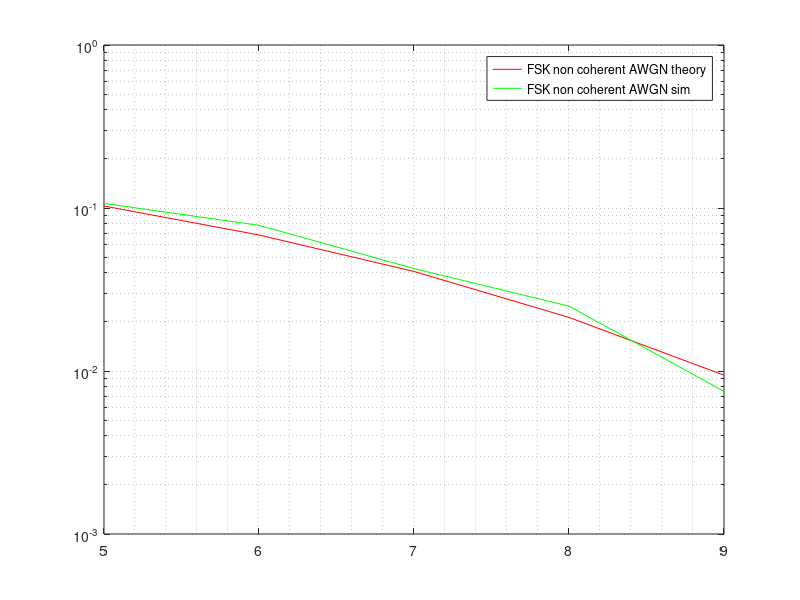

Write MATLAB code to recreate this figure.
% fsk.m
% David Rowe Nov 2014

% Simulation to test FSK demod
%
% TODO
%   [ ] Code up mod/non-coh demod/AWGN channel simulation
%   [ ] coh demod
%   [ ] Eb/No verses BER curves
%   [ ] test with pre/de-emphahsis impairments
%       + this will introduce delay, use fir filter, group delay
%   [ ] test with hard limiting      
%       + it's FSK, so AM shouldn't matter?  
%       + also make 8-bit fixed point impl easy
%   [ ] channel simulation of HT/FM radio
%       + filtering, varying modulation index
%   [ ] GMSK

rand('state',1); 
randn('state',1);

function sim_out = ber_test(sim_in)
  Fs        = 48000;
  fmark     = 1200;
  fspace    = 2200;
  Rs        = sim_in.Rs;
  Ts        = Fs/Rs;

  framesize = sim_in.framesize;
  EbNodB    = sim_in.EbNodB;

  for ne = 1:length(EbNodB)
    Nerrs = Terrs = Tbits = 0;

    aEbNodB = EbNodB(ne);
    EbNo = 10^(aEbNodB/10);
    variance = Fs/(Rs*EbNo);

    % Modulator -------------------------------

    tx_bits = round(rand(1, framesize));
    tx = zeros(1,framesize*Ts);
    tx_phase = 0;

    for i=1:framesize
      for k=1:Ts
        if tx_bits(i) == 1
          tx_phase += 2*pi*fmark/Fs;
        else
          tx_phase += 2*pi*fspace/Fs;
        end
        tx_phase = tx_phase - floor(tx_phase/(2*pi))*2*pi;
        tx((i-1)*Ts+k) = exp(j*tx_phase);
      end
    end

    % Channel ---------------------------------

    noise = sqrt(variance)*(randn(1,length(tx)));
    rx    = tx + noise;
    %printf("Eb: %f Eb: %f var No: %f EbNo (meas): %f\n", 
    %Eb, var(tx)*Ts/Fs, var(noise)/Fs, (var(tx)*Ts/Fs)/(var(noise)/Fs));
  
    % Demodulator -----------------------------

    % non-coherent fSK demod.  For coherent tracking phase would be
    % hard with a continuous phjase tx as the reference phase would eb
    % a function of all bits to date.

    mark_dc = exp(j*(0:(Ts-1))*2*pi*fmark/Fs);
    space_dc = exp(j*(0:(Ts-1))*2*pi*fspace/Fs);

    rx_bits = zeros(1, framesize);
    for i=1:framesize
      st = (i-1)*Ts+1;
      en = st+Ts-1;
      mark_int(i) = rx(st:en)*mark_dc';
      space_int(i) = rx(st:en)*space_dc';
      rx_bits(i) = abs(mark_int(i)) > abs(space_int(i));
    end
  
    error_positions = xor( rx_bits, tx_bits );
    Nerrs = sum(error_positions);
    Terrs += Nerrs;
    Tbits += length(tx_bits);

    TERvec(ne) = Terrs;
    BERvec(ne) = Terrs/Tbits;

    printf("EbNo (db): %3.2f Terrs: %d BER: %3.2f \n", aEbNodB, Terrs, Terrs/Tbits);
  end

  sim_out.TERvec = TERvec;
  sim_out.BERvec = BERvec;
endfunction

more off;

sim_in.Rs        = 1200;
sim_in.framesize = 1200;
sim_in.EbNodB    = 5:9;

EbNo  = 10 .^ (sim_in.EbNodB/10);
non_coh_theory.BERvec = 0.5*exp(-EbNo/2);
non_coh_sim = ber_test(sim_in);

figure(1); 
clf;
semilogy(sim_in.EbNodB, non_coh_theory.BERvec,'r;FSK non coherent AWGN theory;')
hold on;
semilogy(sim_in.EbNodB, non_coh_sim.BERvec,'g;FSK non coherent AWGN sim;')
hold off;
grid("minor");

